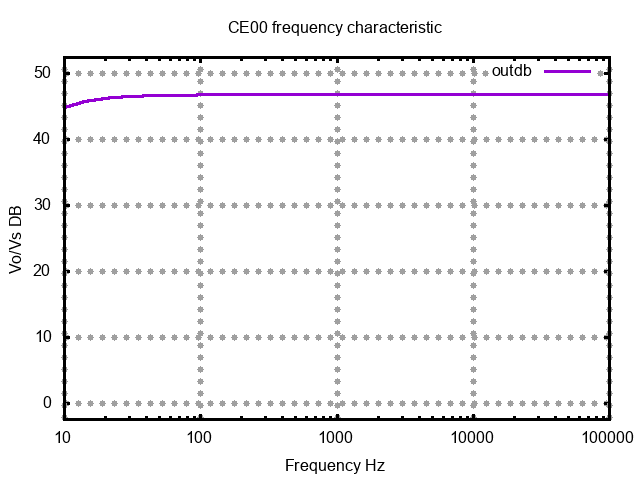

Recreate this plot in gnuplot.
set termoption noenhanced
set title "CE00 frequency characteristic"
set xlabel "Frequency Hz"
set ylabel "Vo/Vs DB"
set grid lw 3 
unset logscale x 
set xrange [1.000000e+01:1.000000e+05]
unset logscale y 
set yrange [-2.500000e+00:5.250000e+01]
#set xtics 1
#set x2tics 1
#set ytics 1
#set y2tics 1
set border lw 3
set format y "%g"
set format x "%g"
set logscale x
plot 'ce00_frequency.data' using 1:2 with lines lw 3 title "outdb"
set terminal push
set terminal png noenhanced
set out 'ce00_frequency.png'
replot
set term pop
replot
